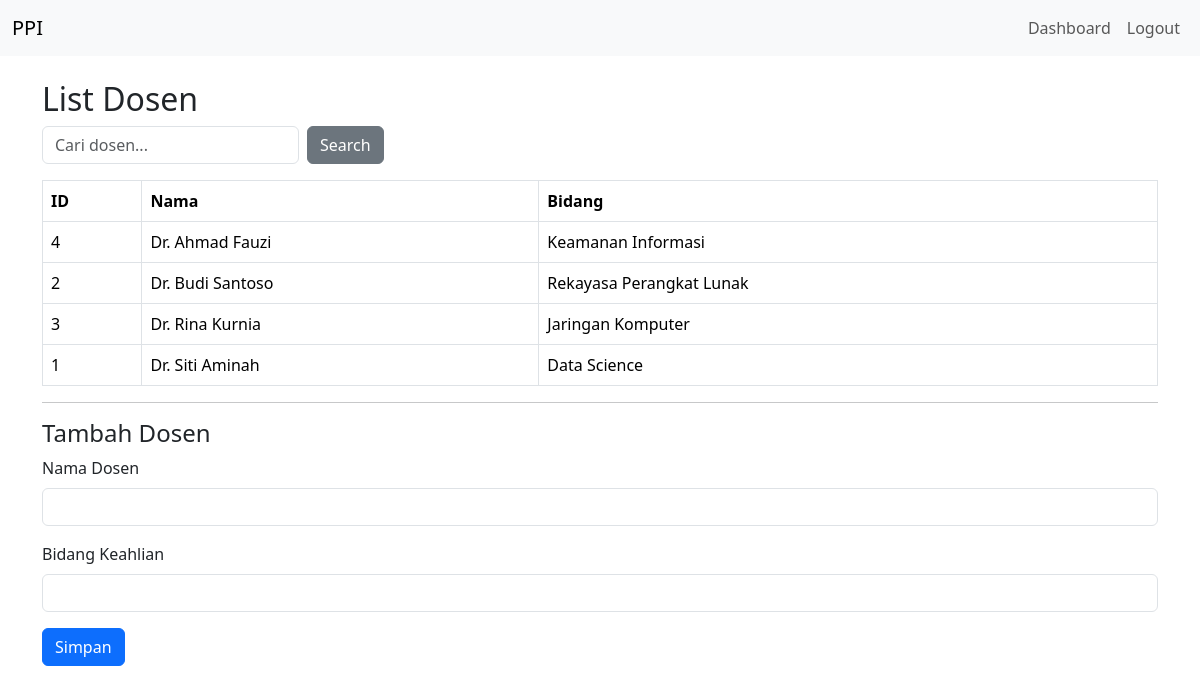
The page /admin/dosen.php (signed in) on the database its author committed.
### tables this page shows
CREATE TABLE `dosen` (
  `dosen_id` int(11) NOT NULL,
  `nama_dosen` varchar(100) NOT NULL,
  `bidang_keahlian` varchar(100) NOT NULL,
  `created_at` timestamp NOT NULL DEFAULT current_timestamp(),
  `updated_at` timestamp NOT NULL DEFAULT current_timestamp() ON UPDATE current_timestamp()
);

### config.php (called while the page is built, shortened)
<?php
function is_admin_logged_in() {
    return !empty($_SESSION['admin_id']);
}
?>

### admin/dosen.php (the view, shortened to what this page needs)
<?php
require_once __DIR__ . '/../config.php';
$q = $_GET['q'] ?? '';
if (!empty($q)) {
    $stmt = $mysqli->prepare('SELECT * FROM dosen WHERE nama_dosen LIKE ? ORDER BY nama_dosen');
    $like = "%$q%";
    $stmt->bind_param('s', $like);
    $stmt->execute();
    $res = $stmt->get_result();
} else {
    $res = $mysqli->query('SELECT * FROM dosen ORDER BY nama_dosen');
}
require_once __DIR__ . '/../includes/header.php';
?>
<h2>List Dosen</h2>
<form class="row g-2 mb-3" method="get">
  <div class="col-auto">
    <input type="text" name="q" value="<?=htmlspecialchars($q)?>" class="form-control" placeholder="Cari dosen...">
  </div>
  <div class="col-auto"><button class="btn btn-secondary">Search</button></div>
</form>
<table class="table table-bordered">
  <thead><tr><th>ID</th><th>Nama</th><th>Bidang</th></tr></thead>
  <tbody>
  <?php while ($r = $res->fetch_assoc()): ?>
    <tr>
      <td><?=htmlspecialchars($r['dosen_id'])?></td>
      <td><?=htmlspecialchars($r['nama_dosen'])?></td>
      <td><?=htmlspecialchars($r['bidang_keahlian'])?></td>
    </tr>
  <?php endwhile; ?>
  </tbody>
</table>
<hr>
<h4>Tambah Dosen</h4>
<form method="post">
  <div class="mb-3">
    <label class="form-label">Nama Dosen</label>
    <input type="text" name="nama_dosen" required class="form-control">
  </div>
  <div class="mb-3">
    <label class="form-label">Bidang Keahlian</label>
    <input type="text" name="bidang_keahlian" class="form-control">
  </div>
  <button class="btn btn-primary">Simpan</button>
</form>
<?php require_once __DIR__ . '/../includes/footer.php';?>

### includes/header.php (shortened to what this page needs)
<?php
require_once __DIR__ . '/../config.php';
?>
<!doctype html>
<html lang="id">
<head>
  <link href="https://cdn.jsdelivr.net/npm/bootstrap@5.3.1/dist/css/bootstrap.min.css" rel="stylesheet">
</head>
<body>
<nav class="navbar navbar-expand-lg navbar-light bg-light">
  <div class="container-fluid">
    <a class="navbar-brand" href="/ppi">PPI</a>
    <div class="collapse navbar-collapse">
      <ul class="navbar-nav ms-auto">
        <?php if (is_admin_logged_in()): ?>
          <li class="nav-item"><a class="nav-link" href="/ppi/admin/dashboard.php">Dashboard</a></li>
          <li class="nav-item"><a class="nav-link" href="/ppi/logout.php">Logout</a></li>
        <?php elseif (is_user_logged_in()): ?>
          <li class="nav-item"><a class="nav-link" href="/ppi/pendaftaran.php">Pendaftaran</a></li>
          <li class="nav-item"><a class="nav-link" href="/ppi/logout.php">Logout</a></li>
        <?php else: ?>
          <li class="nav-item"><a class="nav-link" href="/ppi/login.php">Login</a></li>
          <li class="nav-item"><a class="nav-link" href="/ppi/registrasi.php">Registrasi</a></li>
        <?php endif; ?>
      </ul>
    </div>
  </div>
</nav>
<div class="container mt-4">

### includes/footer.php (shortened to what this page needs)
</div>
</body>
</html>

### rows shown on the page
dosen: dosen_id "4", nama_dosen "Dr. Ahmad Fauzi", bidang_keahlian "Keamanan Informasi"
dosen: dosen_id "2", nama_dosen "Dr. Budi Santoso", bidang_keahlian "Rekayasa Perangkat Lunak"
dosen: dosen_id "3", nama_dosen "Dr. Rina Kurnia", bidang_keahlian "Jaringan Komputer"
dosen: dosen_id "1", nama_dosen "Dr. Siti Aminah", bidang_keahlian "Data Science"
